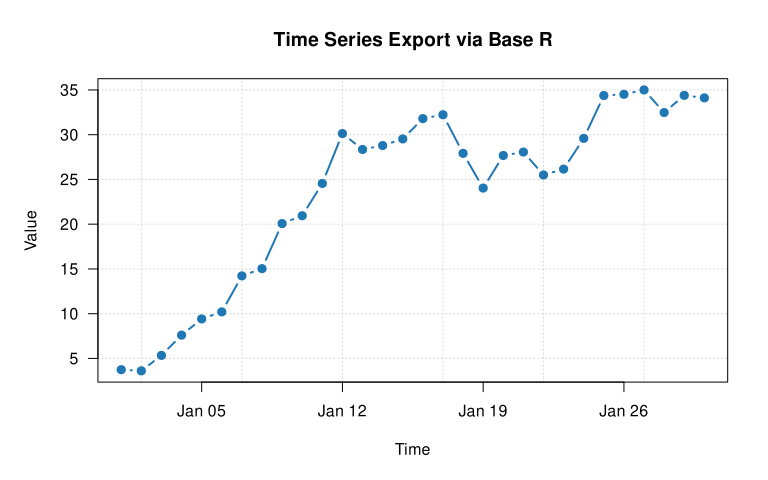

Write R code to recreate this figure.
# Aside from the path, this file is AI generated (Chrome Gemini)


# 1. Create dummy time series data (Replace this with your actual dataset)
set.seed(42)
time_data  <- seq(as.Date("2026-01-01"), as.Date("2026-01-30"), by = "day")
value_data <- cumsum(rnorm(30, mean = 1, sd = 2)) 

# 2. Open the built-in base R SVG graphics device
# This creates a file named "time_series.svg" in your current working directory
svg("~/Workspace/ghastman/ECON27000/Hello_World_SVG.svg", width = 8, height = 5)

# 3. Configure plot margins (bottom, left, top, right)
par(mar = c(5, 5, 4, 2) + 0.1)

# 4. Generate the time series plot
plot(
  x = time_data, 
  y = value_data, 
  type = "b",          # "b" creates both lines and points
  pch = 19,            # Solid circles for points
  col = "#1f77b4",     # Professional blue hex code
  lwd = 2,             # Line width
  xlab = "Time", 
  ylab = "Value",
  main = "Time Series Export via Base R",
  las = 1,             # Rotates y-axis labels to stay horizontal
  panel.first = grid() # Adds a light background grid behind the data
)

# 5. Close the graphics device to finalize and save the SVG file
dev.off()
